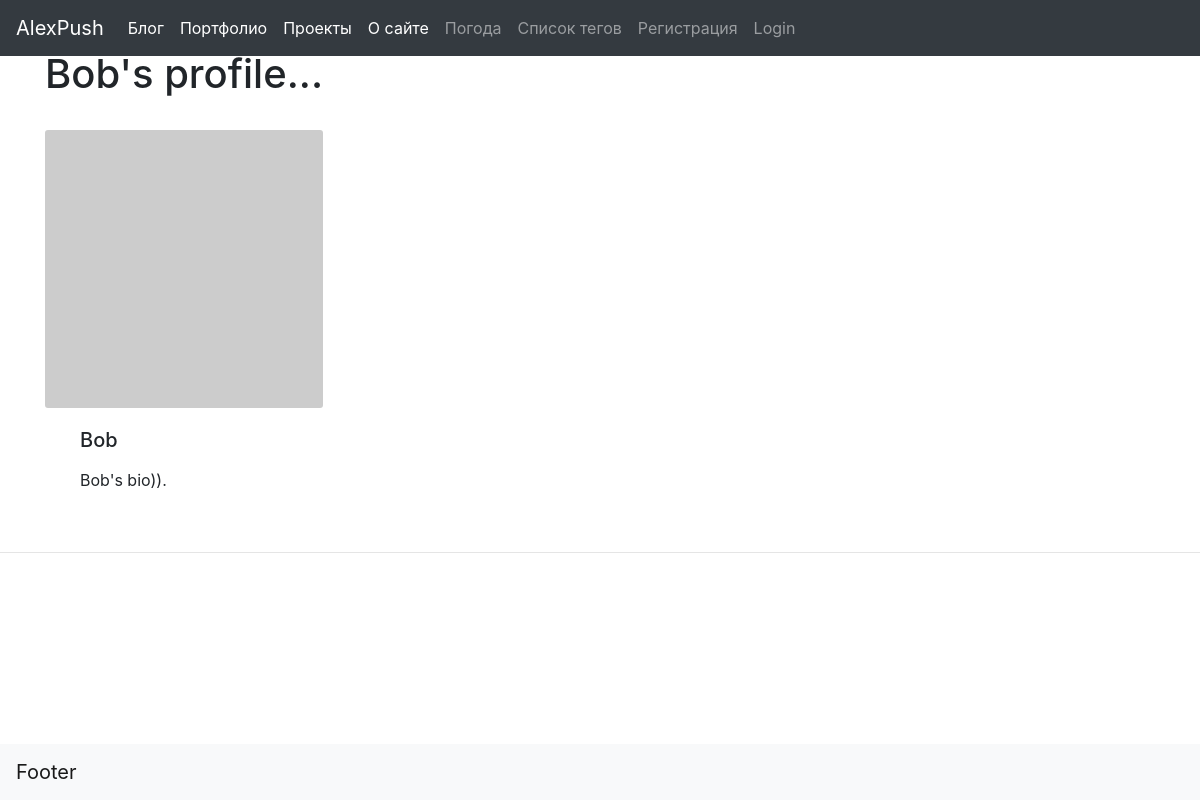
The page /members/1/profile/ on the database as committed earlier.
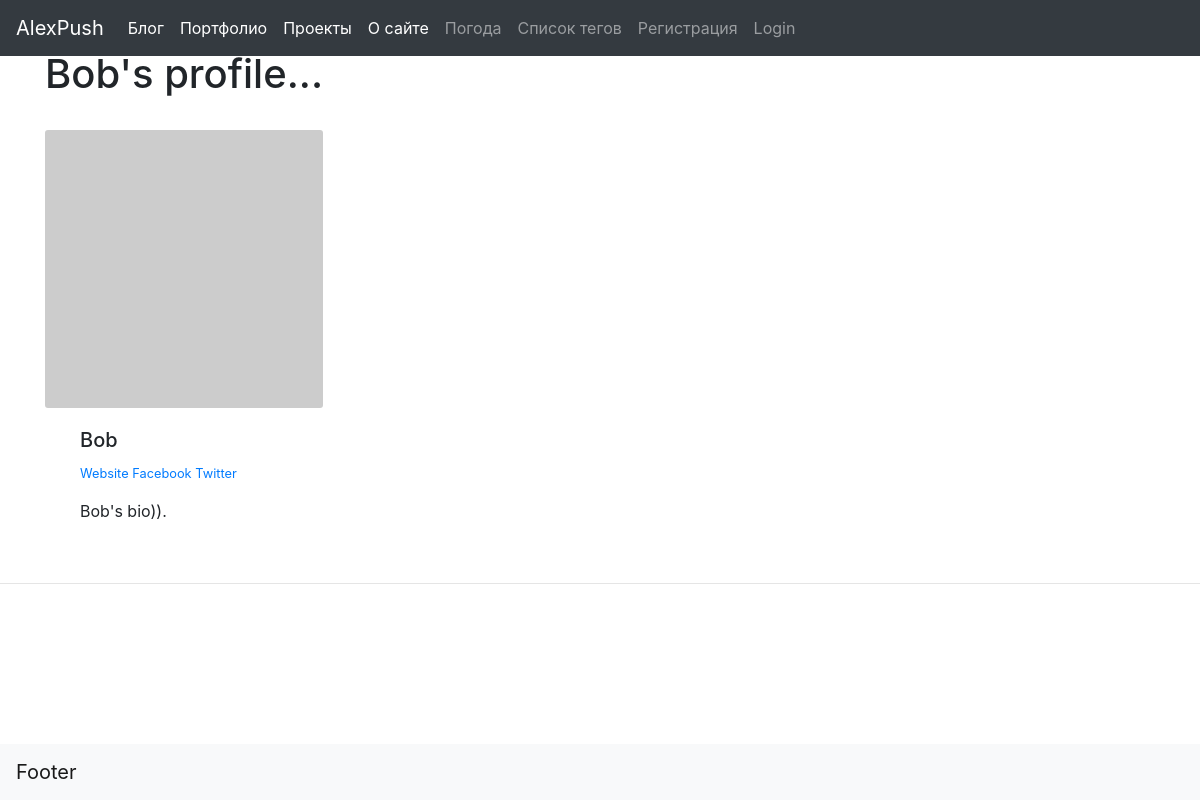
The same page on the database as committed later.
### auth_enj/views.py (the view)
# urls.py: path('<int:pk>/profile/', ShowProfileView.as_view(), name='show_profile'),
class ShowProfileView(DetailView):
    model = Profile
    template_name = 'registration/user_profile.html'
    def get_context_data(self, *args, **kwargs):
        context = super(ShowProfileView, self).get_context_data(*args, **kwargs)
        page_user = get_object_or_404(Profile, id=self.kwargs['pk'])
        context['page_user'] = page_user
        return context

### blog/models.py (called while the page is built)
    def __str__(self):
        return str(self.user)

### auth_enj/templates/registration/user_profile.html (shortened to what this page needs)
{% extends 'home_pages/main_wo_widgets.html' %}
{% block content %}
  <div class="container">
    <div class="row">
      <div>
          <h1>{{page_user}}'s profile...</h1>
          <br>
          <div>
            <div>
              <div>
                {% if  page_user.profile_pic  %}
                  <img src="{{ post.author.profile.profile_pic.url }}" class="card-img" alt="..." width="200" height="200">
                {% else %}
                  <img src="http://placehold.it/200x200" class="card-img" alt="...">
                {% endif %}
              </div>
              <div class="col-md-10">
                <div class="card-body">
                  {% if page_user.first_name and page_user.last_name %}
                    <h5 class="card-title">{{ page_user.first_name }} {{ page_user.last_name }}</h5>
                  {% else %}
                    <h5 class="card-title">{{ page_user }}</h5>
                  {% endif %}
                  <p class="small text-muted">
                    {% if page_user.website_url %}<a href="{{ page_user.website_url }}" > Website </a> {% endif %}
                    {% if page_user.facebook_url %}<a href="{{ page_user.facebook_url }}" > Facebook </a> {% endif %}
                    {% if page_user.twitter_url %}<a href="{{ page_user.twitter_url }}" > Twitter </a> {% endif %}
                  </p>
                  <p class="card-text">{{ page_user.bio }}</p>
                </div>
              </div>
            </div>
          </div>
          <br>
      </div>
    </div>
  </div>
{% endblock %}

Rows that differ between the two databases and show on the page:
changed Profile "Bob's bio)).": website_url empty → "http://www.local.com" (drawn); facebook_url empty → "http://www.Facebook.com" (drawn); twitter_url empty → "http://Twitter.com" (drawn)
Other text that changed with them:
text now shown: "Website Facebook Twitter"
